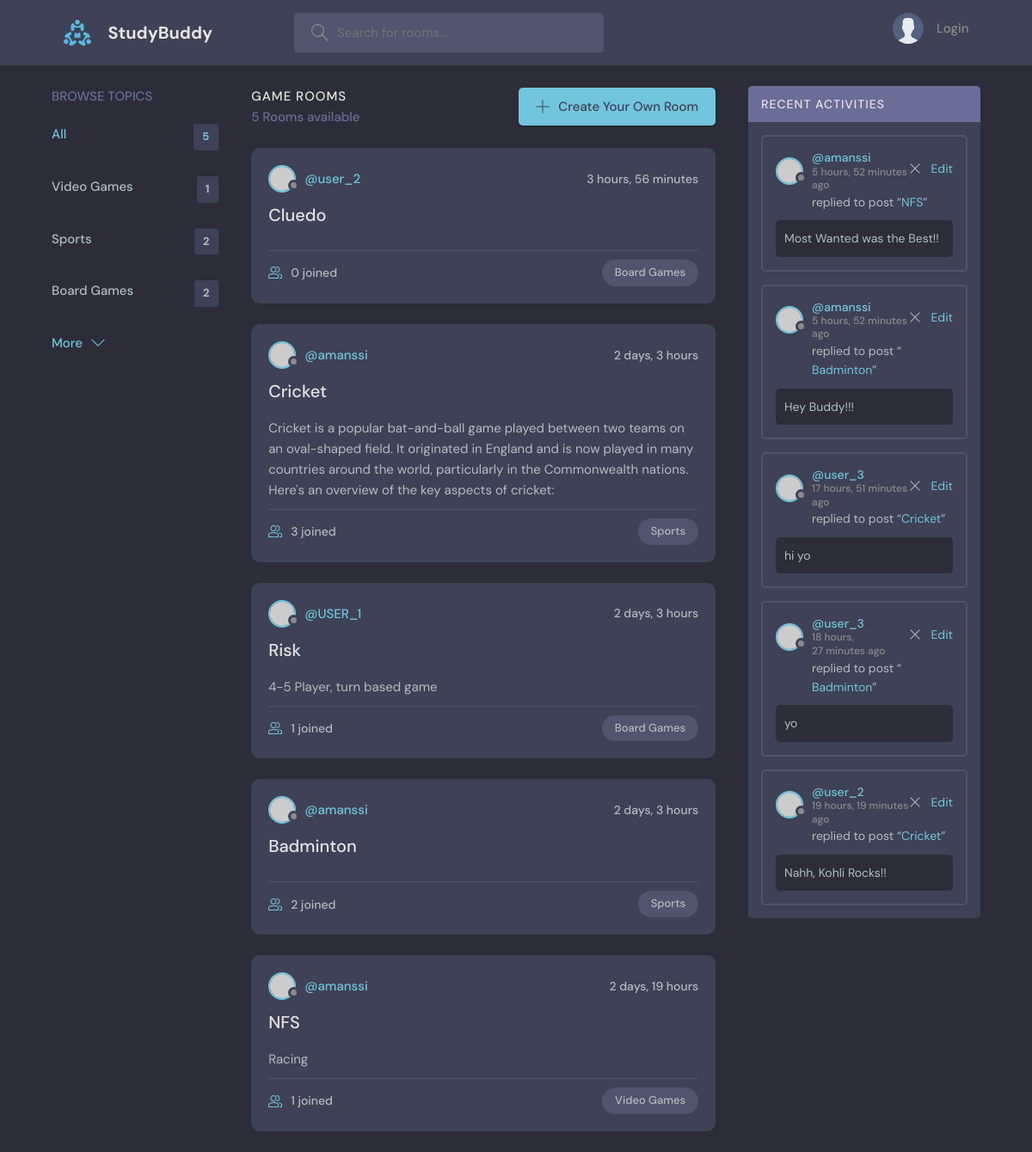
Before: / with the older database file.
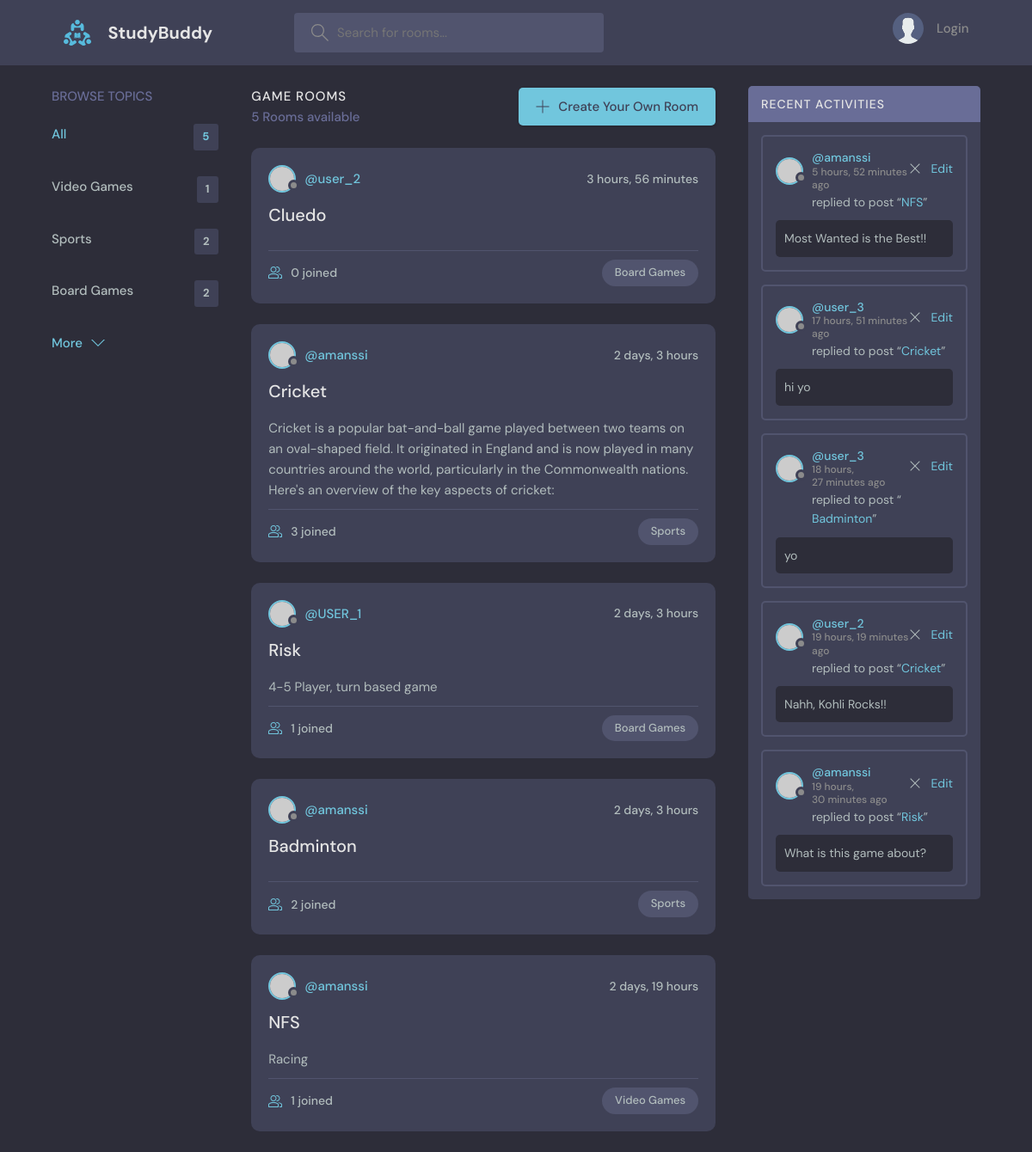
After: the same page with the newer database file.
### base/models.py (models this page shows)
class Topic(models.Model):
    name = models.CharField(max_length=200)
    def __str__(self):
        return self.name

class Room(models.Model):
    host = models.ForeignKey(User, on_delete=models.CASCADE, null=True)
    topic = models.ForeignKey(Topic, on_delete=models.CASCADE, null=True)
    name = models.CharField(max_length=200)
    description = models.TextField(null=True, blank=True)
    participants = models.ManyToManyField(User, related_name='participants', blank=True)
    updated = models.DateTimeField(auto_now=True)
    created = models.DateTimeField(auto_now_add=True)
    class Meta:
        ordering = ['-updated', '-created']
    def __str__(self):
        return self.name

class Message(models.Model):
    user = models.ForeignKey(User, on_delete=models.CASCADE, default='amanssi')
    room = models.ForeignKey(Room, on_delete=models.CASCADE, )
    body = models.TextField()
    updated = models.DateTimeField(auto_now=True)
    created = models.DateTimeField(auto_now_add=True)
    def __str__(self):
        return self.body[:50]

### base/views.py (the view, shortened to what this page needs)
# urls.py: path('', views.home, name="home_name"),
def home(request):
    query = request.GET.get('query')
    rooms=Room.objects.filter()
    allMessages=Message.objects.all().order_by('-created')[:5]
    topics=Topic.objects.all()
    context={'rooms':rooms, 'rooms_count':rooms.count(), 'topics':topics, 'allMessages':allMessages}
    return render(request, 'base/home.html', context)

### base/templates/base/home.html (shortened to what this page needs)
{% extends 'main.html' %}
{% block content %}
<main class="layout layout--3">
  <div class="container">
    {% include 'base/topicsComponent.html' %}
    <div class="roomList">
      <div class="roomList__header">
        <div>
          <h2>Game Rooms</h2>
          <p>{{rooms_count}} Rooms available</p>
        </div>
        <a class="btn btn--main" href="{% url 'create-room_name' %}">
          <svg version="1.1" xmlns="http://www.w3.org/2000/svg" width="32" height="32" viewBox="0 0 32 32">
            <title>add</title>
            <path
              d="M16.943 0.943h-1.885v14.115h-14.115v1.885h14.115v14.115h1.885v-14.115h14.115v-1.885h-14.115v-14.115z"
            ></path>
          </svg>
          Create Your Own Room
        </a>
      </div>
      {% include 'base/feedComponent.html' %}
    </div>
    <div class="activities">
      <div class="activities__header">
        <h2>Recent Activities</h2>
      </div>
      {% include 'base/activityComponent.html' %}
    </div>
  </div>
</main>
{% endblock content %}

### base/templates/base/topicsComponent.html
<div class="topics">
    <div class="topics__header">
      <h2>Browse Topics</h2>
    </div>
    <ul class="topics__list">
      <li>
        <a href="{% url 'home_name' %}" class="active">All <span>{{rooms_count}}</span></a>
      </li>
      {% for topic in topics %}
      <li>
        <a href="{% url 'home_name' %}?query={{topic.name}}">{{topic.name}}<span>{{topic.room_set.all.count}}</span></a>
      </li>
      {% endfor %}
    </ul>
    <a class="btn btn--link" href="topics.html">
      More
      <svg version="1.1" xmlns="http://www.w3.org/2000/svg" width="32" height="32" viewBox="0 0 32 32">
        <title>chevron-down</title>
        <path d="M16 21l-13-13h-3l16 16 16-16h-3l-13 13z"></path>
      </svg>
    </a>
  </div>

### base/templates/base/feedComponent.html (shortened to what this page needs)
{% for room in rooms %}
<div class="roomListRoom">
    <div class="roomListRoom__header">
    <a href="{% url 'userProfile_name' room.host.username %}" class="roomListRoom__author">
        <div class="avatar avatar--small">
        <img src="https://randomuser.me/api/portraits/women/11.jpg" />
        </div>
        <span>@{{room.host.username}}</span>
    </a>
    <div class="roomListRoom__actions">
        <span>{{room.created|timesince}}</span>
    </div>
    </div>
    <div class="roomListRoom__content">
    <a href="{% url 'room_name' room.id %}">{{room.name}}</a>
    <p>{{room.description}}</p>
    </div>
    <div class="roomListRoom__meta">
    <a href="{% url 'room_name' room.id %}" class="roomListRoom__joined">
        {{room.participants.count}} joined
    </a>
    <p class="roomListRoom__topic">{{room.topic}}</p>
    </div>
</div>
{% endfor %}

### base/templates/base/activityComponent.html
{% for message in allMessages %}
<div class="activities__box">
    <div class="activities__boxHeader roomListRoom__header">
      <a href="{% url 'userProfile_name' message.user.username %}" class="roomListRoom__author">
        <div class="avatar avatar--small">
          <img src="https://randomuser.me/api/portraits/women/11.jpg" />
        </div>
        <p>
          @{{message.user}}
          <span>{{message.created|timesince}} ago</span>
        </p>
      </a>
      <div class="roomListRoom__actions">
        <a href="{% url 'delete-message_name' message.id %}">
          <svg version="1.1" xmlns="http://www.w3.org/2000/svg" width="32" height="32" viewBox="0 0 32 32">
            <title>Remove</title>
            <path
              d="M27.314 6.019l-1.333-1.333-9.98 9.981-9.981-9.981-1.333 1.333 9.981 9.981-9.981 9.98 1.333 1.333 9.981-9.98 9.98 9.98 1.333-1.333-9.98-9.98 9.98-9.981z"
            ></path>
          </svg>
        </a>
        <a href="{% url 'edit-message_name' message.id %}"> <p>Edit</p> </a>
      </div>
    </div>
    <div class="activities__boxContent">
      <p>replied to post “<a href="{% url 'room_name' message.room.id %}">{{message.room}}</a>”</p>
      <div class="activities__boxRoomContent">
        {{message}}
      </div>
    </div>
  </div>
{% endfor %}

Changed rows visible on the page:
removed Message: user "amanssi", created "5 hours, 52 minutes", room "Badminton", body "Hey Buddy!!!"
changed Message "NFS": body "Most Wanted was the Best!!" → "Most Wanted is the Best!!"
now on this page (row unchanged): Message: user "amanssi", created "19 hours, 30 minutes", room "Risk", body "What is this game about?"
